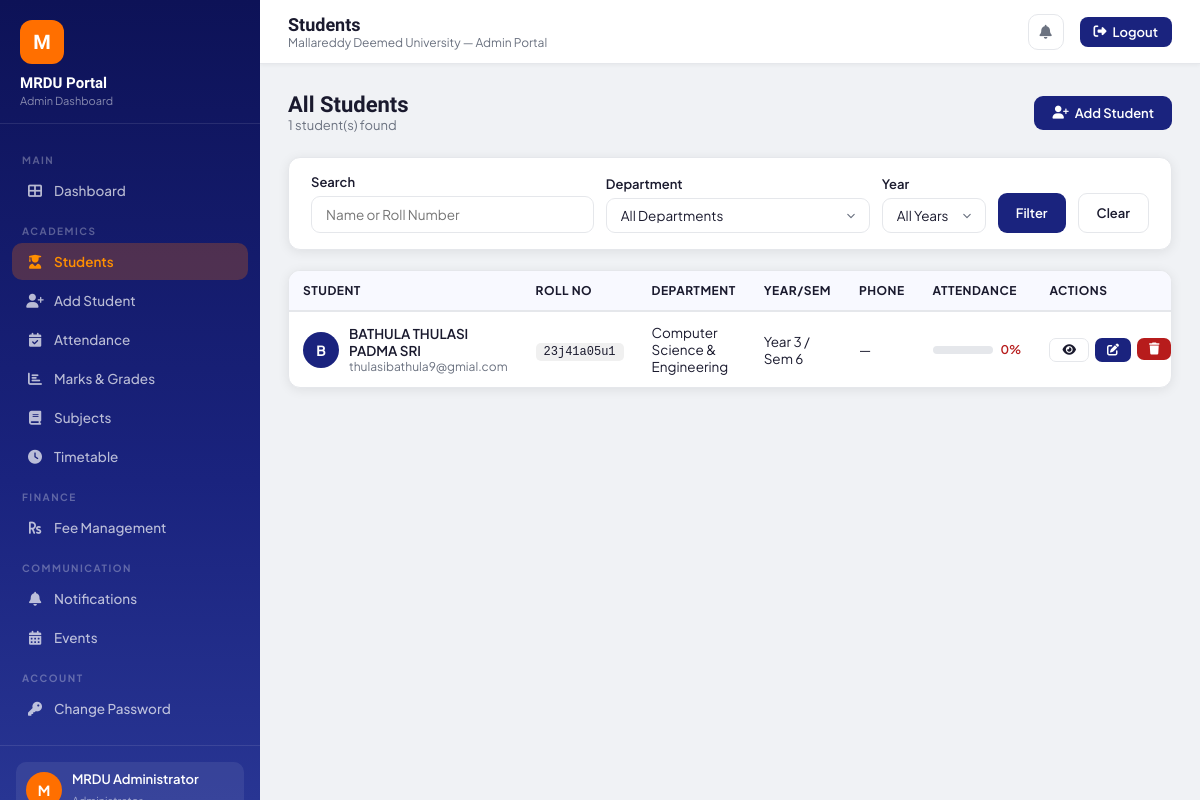
/admin/students (signed in), run on the app's committed database.
### models.py (models this page shows, shortened)
class User(UserMixin, db.Model):
    __tablename__ = 'users'
    id = db.Column(db.Integer, primary_key=True)
    username = db.Column(db.String(50), unique=True, nullable=False)
    email = db.Column(db.String(120), unique=True, nullable=False)
    password_hash = db.Column(db.String(256), nullable=False)
    role = db.Column(db.String(20), nullable=False, default='student')
    full_name = db.Column(db.String(100), nullable=False)
    is_active = db.Column(db.Boolean, default=True)
    created_at = db.Column(db.DateTime, default=datetime.utcnow)
    student_profile = db.relationship('Student', backref='user', uselist=False)
    admin_profile = db.relationship('Admin', backref='user', uselist=False)

class Student(db.Model):
    __tablename__ = 'students'
    id = db.Column(db.Integer, primary_key=True)
    user_id = db.Column(db.Integer, db.ForeignKey('users.id'), nullable=False)
    roll_number = db.Column(db.String(20), unique=True, nullable=False)
    admission_number = db.Column(db.String(20), unique=True)
    date_of_birth = db.Column(db.Date)
    gender = db.Column(db.String(10))
    phone = db.Column(db.String(15))
    address = db.Column(db.Text)
    city = db.Column(db.String(50))
    state = db.Column(db.String(50))
    pincode = db.Column(db.String(10))
    blood_group = db.Column(db.String(5))
    department = db.Column(db.String(100))
    course = db.Column(db.String(100))
    year = db.Column(db.Integer)
    semester = db.Column(db.Integer)
    section = db.Column(db.String(5))
    admission_date = db.Column(db.Date, default=datetime.utcnow)
    photo_url = db.Column(db.String(200))
    parent_name = db.Column(db.String(100))
    parent_phone = db.Column(db.String(15))
    parent_email = db.Column(db.String(120))
    parent_relation = db.Column(db.String(30))
    attendances = db.relationship('Attendance', backref='student', lazy=True)
    marks = db.relationship('Mark', backref='student', lazy=True)
    fees = db.relationship('Fee', backref='student', lazy=True)
    @property
    def attendance_percentage(self):
        total = Attendance.query.filter_by(student_id=self.id).count()
        if total == 0:
            return 0
        present = Attendance.query.filter_by(student_id=self.id, status='present').count()
        return round((present / total) * 100, 2)

### routes/admin.py (the view)
@admin.route('/students')
@login_required
@admin_required
def students():
    dept = request.args.get('dept', '')
    year = request.args.get('year', '')
    search = request.args.get('search', '')
    query = Student.query.join(User)
    if dept:
        query = query.filter(Student.department == dept)
    if year:
        query = query.filter(Student.year == int(year))
    if search:
        query = query.filter(
            (User.full_name.ilike(f'%{search}%')) |
            (Student.roll_number.ilike(f'%{search}%'))
        )
    students_list = query.all()
    departments = db.session.query(Student.department).distinct().all()
    return render_template('admin/students.html', students=students_list,
                           departments=[d[0] for d in departments if d[0]])

### models.py (called while the page is built)
@login_manager.user_loader
def load_user(user_id):
    return User.query.get(int(user_id))

### routes/admin.py (called while the page is built)
def admin_required(f):
    @wraps(f)
    def decorated(*args, **kwargs):
        if not current_user.is_authenticated or current_user.role != 'admin':
            flash('Access denied. Admin privileges required.', 'danger')
            return redirect(url_for('auth.login'))
        return f(*args, **kwargs)
    return decorated

### templates/admin/students.html (shortened to what this page needs)
{% extends "admin/base_admin.html" %}
{% block page_title %}Students{% endblock %}
{% block content %}
<div class="page-header">
  <div>
    <h2>All Students</h2>
    <p>{{ students|length }} student(s) found</p>
  </div>
  <a href="{{ url_for('admin.add_student') }}" class="btn btn-primary"><i class="fas fa-user-plus"></i> Add Student</a>
</div>
<div class="card mb-3">
  <div class="card-body" style="padding:16px 22px">
    <form method="GET" style="display:flex;gap:12px;flex-wrap:wrap;align-items:flex-end">
      <div class="form-group" style="margin:0;flex:1;min-width:180px">
        <label class="form-label">Search</label>
        <input type="text" name="search" class="form-control" placeholder="Name or Roll Number" value="{{ request.args.get('search','') }}">
      </div>
      <div class="form-group" style="margin:0;min-width:160px">
        <label class="form-label">Department</label>
        <select name="dept" class="form-control form-select">
          <option value="">All Departments</option>
        </select>
      </div>
      <div class="form-group" style="margin:0;min-width:100px">
        <label class="form-label">Year</label>
        <select name="year" class="form-control form-select">
          <option value="">All Years</option>
        </select>
      </div>
      <button type="submit" class="btn btn-primary" style="height:40px">Filter</button>
      <a href="{{ url_for('admin.students') }}" class="btn btn-outline" style="height:40px">Clear</a>
    </form>
  </div>
</div>
<div class="card">
  <div class="table-wrap">
    <table>
      <thead>
        <tr>
          <th>Student</th><th>Roll No</th><th>Department</th><th>Year/Sem</th>
          <th>Phone</th><th>Attendance</th><th>Actions</th>
        </tr>
      </thead>
      <tbody>
        {% for s in students %}
        <tr>
          <td>
            <div style="display:flex;align-items:center;gap:10px">
              <div style="width:36px;height:36px;border-radius:50%;background:var(--primary);display:flex;align-items:center;justify-content:center;color:white;font-weight:700;font-size:14px;flex-shrink:0">{{ s.user.full_name[0] }}</div>
              <div>
                <div style="font-weight:600">{{ s.user.full_name }}</div>
                <div style="font-size:12px;color:var(--text-muted)">{{ s.user.email }}</div>
              </div>
            </div>
          </td>
          <td><code style="background:#f0f0f0;padding:2px 8px;border-radius:5px;font-size:12px">{{ s.roll_number }}</code></td>
          <td>{{ s.department or '—' }}</td>
          <td>Year {{ s.year }} / Sem {{ s.semester }}</td>
          <td>{{ s.phone or '—' }}</td>
          <td>
            {% set pct = s.attendance_percentage %}
            <div style="display:flex;align-items:center;gap:8px">
              <div class="progress-bar" style="width:60px"><div class="progress-fill" style="width:{{ pct }}%;background:{{ '#2e7d32' if pct>=75 else '#e65100' if pct>=60 else '#b71c1c' }}"></div></div>
              <span style="font-size:12px;font-weight:600;color:{{ '#2e7d32' if pct>=75 else '#b71c1c' }}">{{ pct }}%</span>
            </div>
          </td>
          <td>
            <div style="display:flex;gap:6px">
              <a href="{{ url_for('admin.view_student', sid=s.id) }}" class="btn btn-outline btn-sm" title="View"><i class="fas fa-eye"></i></a>
              <a href="{{ url_for('admin.edit_student', sid=s.id) }}" class="btn btn-primary btn-sm" title="Edit"><i class="fas fa-edit"></i></a>
              <form method="POST" action="{{ url_for('admin.delete_student', sid=s.id) }}" style="display:inline" onsubmit="return confirm('Delete this student permanently?')">
                <button type="submit" class="btn btn-danger btn-sm" title="Delete"><i class="fas fa-trash"></i></button>
              </form>
            </div>
          </td>
        </tr>
        {% else %}
        <tr><td colspan="7" style="text-align:center;padding:40px;color:var(--text-muted)">
          <i class="fas fa-users" style="font-size:40px;opacity:0.2;display:block;margin-bottom:10px"></i>
          No students found. <a href="{{ url_for('admin.add_student') }}">Add one now</a>.
        </td></tr>
        {% endfor %}
      </tbody>
    </table>
  </div>
</div>
{% endblock %}

### templates/admin/base_admin.html
{% extends "base.html" %}
{% block body %}
<div class="sidebar">
  <div class="sidebar-brand">
    <div class="logo-circle">M</div>
    <h2>MRDU Portal</h2>
    <p>Admin Dashboard</p>
  </div>
  <nav>
    <div class="nav-section">Main</div>
    <a href="{{ url_for('admin.dashboard') }}" class="nav-item"><i class="fas fa-th-large"></i> Dashboard</a>
    <div class="nav-section">Academics</div>
    <a href="{{ url_for('admin.students') }}" class="nav-item"><i class="fas fa-user-graduate"></i> Students</a>
    <a href="{{ url_for('admin.add_student') }}" class="nav-item"><i class="fas fa-user-plus"></i> Add Student</a>
    <a href="{{ url_for('admin.attendance') }}" class="nav-item"><i class="fas fa-calendar-check"></i> Attendance</a>
    <a href="{{ url_for('admin.marks') }}" class="nav-item"><i class="fas fa-chart-bar"></i> Marks & Grades</a>
    <a href="{{ url_for('admin.subjects') }}" class="nav-item"><i class="fas fa-book"></i> Subjects</a>
    <a href="{{ url_for('admin.timetable') }}" class="nav-item"><i class="fas fa-clock"></i> Timetable</a>
    <div class="nav-section">Finance</div>
    <a href="{{ url_for('admin.fees') }}" class="nav-item"><i class="fas fa-rupee-sign"></i> Fee Management</a>
    <div class="nav-section">Communication</div>
    <a href="{{ url_for('admin.notifications') }}" class="nav-item"><i class="fas fa-bell"></i> Notifications</a>
    <a href="{{ url_for('admin.events') }}" class="nav-item"><i class="fas fa-calendar-alt"></i> Events</a>
    <div class="nav-section">Account</div>
    <a href="{{ url_for('auth.change_password') }}" class="nav-item"><i class="fas fa-key"></i> Change Password</a>
  </nav>
  <div class="sidebar-footer">
    <div class="user-card">
      <div class="user-avatar">{{ current_user.full_name[0] }}</div>
      <div class="user-info">
        <p>{{ current_user.full_name }}</p>
        <span>Administrator</span>
      </div>
    </div>
  </div>
</div>
<div class="main-wrap">
  <div class="topbar">
    <div class="topbar-left">
      <h1>{% block page_title %}Dashboard{% endblock %}</h1>
      <p>Mallareddy Deemed University — Admin Portal</p>
    </div>
    <div class="topbar-right">
      <a href="{{ url_for('admin.notifications') }}" class="topbar-btn" title="Notifications"><i class="fas fa-bell"></i></a>
      <a href="{{ url_for('auth.logout') }}" class="logout-btn"><i class="fas fa-sign-out-alt"></i> Logout</a>
    </div>
  </div>
  <div class="content">
    {% block content %}{% endblock %}
  </div>
</div>
{% endblock %}

### data on the page
User: full_name "M", full_name "MRDU Administrator"
Student: user "B", user.full_name "BATHULA THULASI PADMA SRI", user.email "thulasibathula9@gmial.com", roll_number "23j41a05u1", department "Computer Science & Engineering", year "3", semester "6", phone "—", pct "0"

### other printed values
{{ students|length }} "1"
